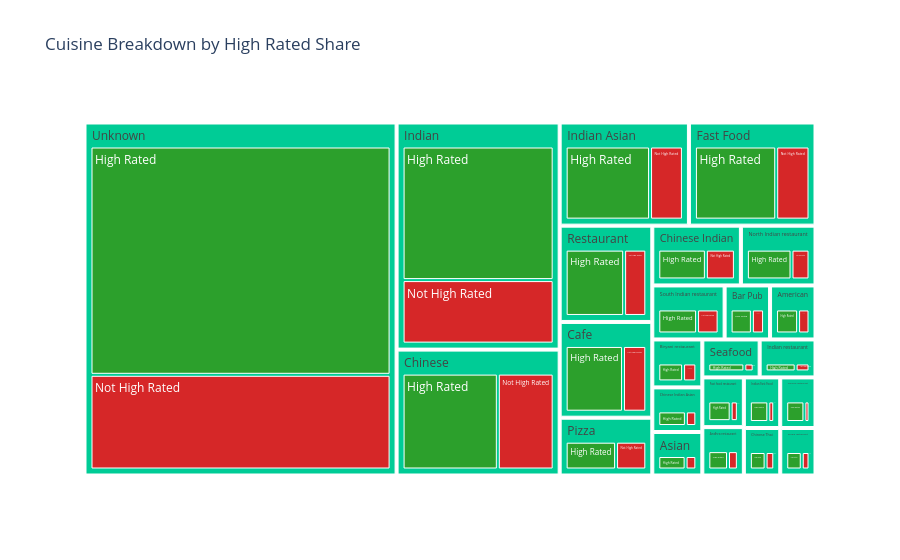

The code cell stored with this chart in its notebook:
### Markdown cell above
### Treemap — Cuisine and High Rated Share

### Code cell
treemap_df = df[df['cuisine'].isin(valid_cuisines)].copy()
treemap_df['High Rated Label'] = treemap_df['High Rated'].map({1: 'High Rated', 0: 'Not High Rated'})

fig = px.treemap(treemap_df, path=['cuisine', 'High Rated Label'],
                  title='Cuisine Breakdown by High Rated Share',
                  color='High Rated Label',
                  color_discrete_map={'High Rated': '#2CA02C', 'Not High Rated': '#D62728'})
fig.show()

### Figure 1 — Plotly figure (JSON) as saved in the notebook; plotly's stock layout.template omitted (floating-point values rounded to 4 significant figures)
{"data": [{"branchvalues": "total", "customdata": [["(?)"], ["(?)"], ["(?)"], ["(?)"], ["(?)"], ["(?)"], ["(?)"], ["(?)"], ["(?)"], ["(?)"], ["(?)"], ["(?)"], ["(?)"], ["(?)"], ["(?)"], ["(?)"], ["(?)"], ["(?)"], ["(?)"], ["(?)"], ["(?)"], ["(?)"], ["(?)"], ["(?)"], ["High Rated"], ["High Rated"], ["High Rated"], ["High Rated"], ["High Rated"], ["High Rated"], ["High Rated"], ["High Rated"], ["High Rated"], ["High Rated"], ["High Rated"], ["High Rated"], ["High Rated"], ["High Rated"], ["High Rated"], ["High Rated"], ["High Rated"], ["High Rated"], ["High Rated"], ["High Rated"], ["High Rated"], ["High Rated"], ["High Rated"], ["High Rated"], ["Not High Rated"], ["Not High Rated"], ["Not High Rated"], ["Not High Rated"], ["Not High Rated"], ["Not High Rated"], ["Not High Rated"], ["Not High Rated"], ["Not High Rated"], ["Not High Rated"], ["Not High Rated"], ["Not High Rated"], ["Not High Rated"], ["Not High Rated"], ["Not High Rated"], ["Not High Rated"], ["Not High Rated"], ["Not High Rated"], ["Not High Rated"], ["Not High Rated"], ["Not High Rated"], ["Not High Rated"], ["Not High Rated"], ["Not High Rated"]], "domain": {"x": [0, 1], "y": [0, 1]}, "hovertemplate": "labels=%{label}<br>count=%{value}<br>parent=%{parent}<br>id=%{id}<br>High Rated Label=%{customdata[0]}<extra></extra>", "ids": ["Pizza", "Restaurant", "Unknown", "Bar Pub", "Cafe", "Indian Asian", "Chinese Indian Asian", "North Indian restaurant", "Indian", "Chinese Thai", "Chinese", "Fast food restaurant", "Indian Fast Food", "Asian", "American", "Chinese Indian", "Biryani restaurant", "Andhra restaurant", "Seafood", "Kerala restaurant", "Chinese restaurant", "Indian restaurant", "Fast Food", "South Indian restaurant", "Pizza/High Rated", "Chinese Thai/High Rated", "American/High Rated", "Seafood/High Rated", "Biryani restaurant/High Rated", "Andhra restaurant/High Rated", "Restaurant/High Rated", "Kerala restaurant/High Rated", "Fast food restaurant/High Rated", "Indian restaurant/High Rated", "Chinese restaurant/High Rated", "Chinese Indian/High Rated", "Chinese/High Rated", "Indian Fast Food/High Rated", "Fast Food/High Rated", "North Indian restaurant/High Rated", "Indian/High Rated", "Chinese Indian Asian/High Rated", "Indian Asian/High Rated", "Cafe/High Rated", "South Indian restaurant/High Rated", "Unknown/High Rated", "Bar Pub/High Rated", "Asian/High Rated", "Indian/Not High Rated", "Fast food restaurant/Not High Rated", "Asian/Not High Rated", "Restaurant/Not High Rated", "Unknown/Not High Rated", "Indian Asian/Not High Rated", "Chinese/Not High Rated", "Pizza/Not High Rated", "Fast Food/Not High Rated", "Biryani restaurant/Not High Rated", "Indian Fast Food/Not High Rated", "Indian restaurant/Not High Rated", "Andhra restaurant/Not High Rated", "Seafood/Not High Rated", "Kerala restaurant/Not High Rated", "Cafe/Not High Rated", "Chinese Thai/Not High Rated", "Chinese Indian/Not High Rated", "Chinese restaurant/Not High Rated", "Bar Pub/Not High Rated", "South Indian restaurant/Not High Rated", "American/Not High Rated", "North Indian restaurant/Not High Rated", "Chinese Indian Asian/Not High Rated"], "labels": ["Pizza", "Restaurant", "Unknown", "Bar Pub", "Cafe", "Indian Asian", "Chinese Indian Asian", "North Indian restaurant", "Indian", "Chinese Thai", "Chinese", "Fast food restaurant", "Indian Fast Food", "Asian", "American", "Chinese Indian", "Biryani restaurant", "Andhra restaurant", "Seafood", "Kerala restaurant", "Chinese restaurant", "Indian restaurant", "Fast Food", "South Indian restaurant", "High Rated", "High Rated", "High Rated", "High Rated", "High Rated", "High Rated", "High Rated", "High Rated", "High Rated", "High Rated", "High Rated", "High Rated", "High Rated", "High Rated", "High Rated", "High Rated", "High Rated", "High Rated", "High Rated", "High Rated", "High Rated", "High Rated", "High Rated", "High Rated", "Not High Rated", "Not High Rated", "Not High Rated", "Not High Rated", "Not High Rated", "Not High Rated", "Not High Rated", "Not High Rated", "Not High Rated", "Not High Rated", "Not High Rated", "Not High Rated", "Not High Rated", "Not High Rated", "Not High Rated", "Not High Rated", "Not High Rated", "Not High Rated", "Not High Rated", "Not High Rated", "Not High Rated", "Not High Rated", "Not High Rated", "Not High Rated"], "marker": {"colors": ["#00cc96", "#00cc96", "#00cc96", "#00cc96", "#00cc96", "#00cc96", "#00cc96", "#00cc96", "#00cc96", "#00cc96", "#00cc96", "#00cc96", "#00cc96", "#00cc96", "#00cc96", "#00cc96", "#00cc96", "#00cc96", "#00cc96", "#00cc96", "#00cc96", "#00cc96", "#00cc96", "#00cc96", "#2CA02C", "#2CA02C", "#2CA02C", "#2CA02C", "#2CA02C", "#2CA02C", "#2CA02C", "#2CA02C", "#2CA02C", "#2CA02C", "#2CA02C", "#2CA02C", "#2CA02C", "#2CA02C", "#2CA02C", "#2CA02C", "#2CA02C", "#2CA02C", "#2CA02C", "#2CA02C", "#2CA02C", "#2CA02C", "#2CA02C", "#2CA02C", "#D62728", "#D62728", "#D62728", "#D62728", "#D62728", "#D62728", "#D62728", "#D62728", "#D62728", "#D62728", "#D62728", "#D62728", "#D62728", "#D62728", "#D62728", "#D62728", "#D62728", "#D62728", "#D62728", "#D62728", "#D62728", "#D62728", "#D62728", "#D62728"]}, "name": "", "parents": ["", "", "", "", "", "", "", "", "", "", "", "", "", "", "", "", "", "", "", "", "", "", "", "", "Pizza", "Chinese Thai", "American", "Seafood", "Biryani restaurant", "Andhra restaurant", "Restaurant", "Kerala restaurant", "Fast food restaurant", "Indian restaurant", "Chinese restaurant", "Chinese Indian", "Chinese", "Indian Fast Food", "Fast Food", "North Indian restaurant", "Indian", "Chinese Indian Asian", "Indian Asian", "Cafe", "South Indian restaurant", "Unknown", "Bar Pub", "Asian", "Indian", "Fast food restaurant", "Asian", "Restaurant", "Unknown", "Indian Asian", "Chinese", "Pizza", "Fast Food", "Biryani restaurant", "Indian Fast Food", "Indian restaurant", "Andhra restaurant", "Seafood", "Kerala restaurant", "Cafe", "Chinese Thai", "Chinese Indian", "Chinese restaurant", "Bar Pub", "South Indian restaurant", "American", "North Indian restaurant", "Chinese Indian Asian"], "type": "treemap", "values": [96, 160, 1975, 44, 159, 239, 40, 80, 664, 31, 368, 37, 33, 39, 44, 95, 43, 36, 39, 30, 32, 38, 234, 70, 60, 20, 29, 31, 28, 24, 116, 20, 28, 26, 25, 59, 232, 25, 166, 57, 450, 29, 172, 113, 45, 1396, 28, 28, 214, 9, 11, 44, 579, 67, 136, 36, 68, 15, 8, 12, 12, 8, 10, 46, 11, 36, 7, 16, 25, 15, 23, 11]}], "layout": {"legend": {"tracegroupgap": 0}, "title": {"text": "Cuisine Breakdown by High Rated Share"}}}
